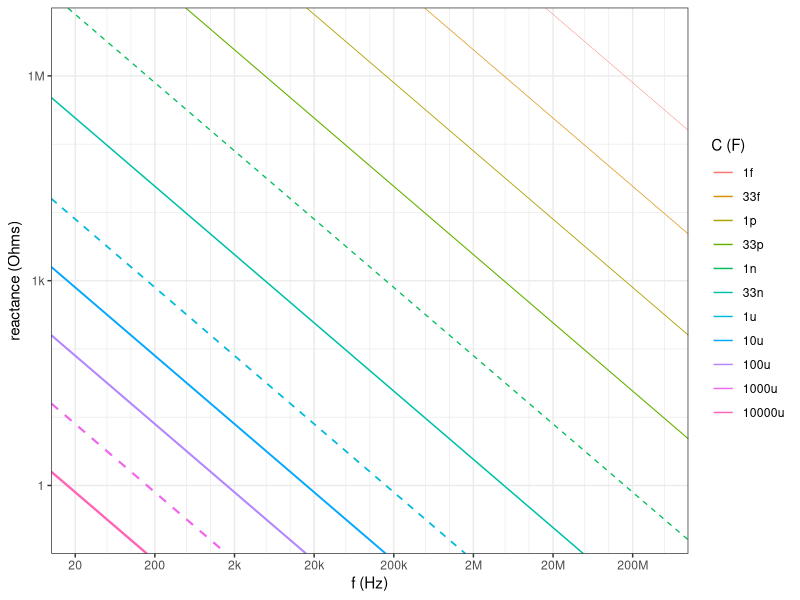
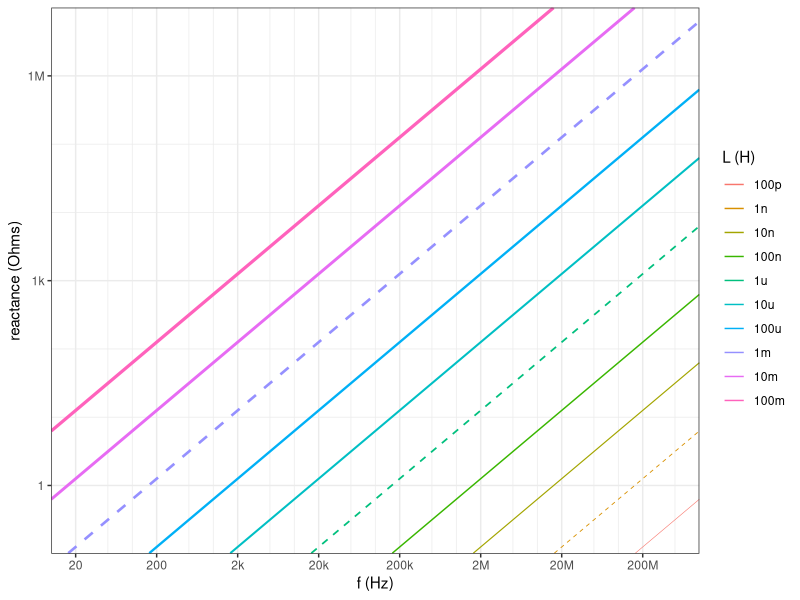

Generate these figures, in order, with R:
## ---- chunk 1
knitr::opts_chunk$set(echo = FALSE, warning = FALSE)
library(ggplot2)
library(dplyr)
## ---- chunk 2
f <- 10^seq(1, 9, by = 0.01)
C <- c(1e-15, 33e-15, 1e-12, 33e-12, 1e-9, 33e-9, 10^seq(-6, -2, by = 1))
C_value <- c("1f", "33f", "1p", "33p", "1n", "33n", "1u", "10u", "100u", "1000u", "10000u")
val <- expand.grid(f = f, k = 1:length(C)) |>
  tibble::as_tibble() |>
  dplyr::mutate(C = C[k], 
                C_value = C_value[k] |> factor(levels = C_value),
                X = 1/2/pi/f/C)
val |>
  ggplot(aes(x = f, y = X, color = C_value)) +
  geom_line(linewidth = 0.9 + log10(val$C)/20,
            linetype = 1 + (val$C %in% c(1e-3, 1e-6, 1e-9))) +
  labs(x = "f (Hz)", y = "reactance (Ohms)", color = "C (F)") +
  scale_x_log10(breaks = 10^(1:8)*2,
                labels = c("20", "200", "2k", "20k", "200k", "2M", "20M", "200M"),
                minor_breaks = c(10^(1:8)*5, 10^(1:8)*10),
                expand = rep(0, 4)) + 
  scale_y_log10(breaks = c(1, 1000, 1e6),
                minor_breaks = c(0.1, c(10, 100), c(10, 100)*1000, 1e7),
                labels = c("1", "1k", "1M"),
                limits = c(0.1, 1e7),
                expand = rep(0, 4)) +
  theme_bw()
## ---- chunk 3
f <- 10^seq(1, 9, by = 0.01)
C <- 10^seq(-10, -1, by = 1)
C_value <- c("100p", "1n", "10n", "100n", "1u", "10u", "100u", "1m", "10m", "100m")
val <- expand.grid(f = f, k = 1:length(C)) |>
  tibble::as_tibble() |>
  dplyr::mutate(C = C[k], 
                C_value = C_value[k] |> factor(levels = C_value),
                X = 2*pi*f*C)
val |>
  ggplot(aes(x = f, y = X, color = C_value)) +
  geom_line(linewidth = 1.2 + log10(val$C)/10,
            linetype = 1 + (val$C %in% c(1e-3, 1e-6, 1e-9))) +
  labs(x = "f (Hz)", y = "reactance (Ohms)", color = "L (H)") +
  scale_x_log10(breaks = 10^(1:8)*2,
                labels = c("20", "200", "2k", "20k", "200k", "2M", "20M", "200M"),
                minor_breaks = c(10^(1:8)*5, 10^(1:8)*10),
                expand = rep(0, 4)) + 
  scale_y_log10(breaks = c(1, 1000, 1e6),
                minor_breaks = c(0.1, c(10, 100), c(10, 100)*1000, 1e7),
                labels = c("1", "1k", "1M"),
                limits = c(0.1, 1e7),
                expand = rep(0, 4)) +
  theme_bw()
